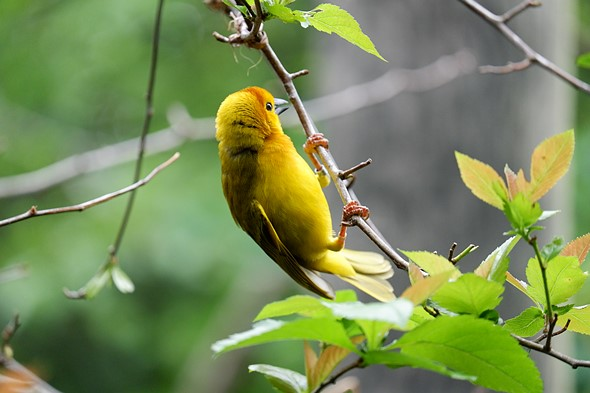
//> input picture opencv_learn/resources/image_2.jpeg, 590 x 393 px
$ ./resize   (built with g++ and OpenCV 4)
//> lines starting //> are read from the running program, lines starting //| are printed output that depends on the picture
// g++ main.cpp -o out -std=c++11 `pkg-config --cflags --libs opencv`
//#include <opencv4/opencv2

#include <opencv4/opencv2/imgcodecs.hpp>
#include <opencv4/opencv2/highgui.hpp>
#include <opencv4/opencv2/imgproc.hpp>
#include <iostream>

using namespace cv;
using namespace std;

// /// Images ////

int main() {
    string path = "../resources/image_2.jpeg";
    Mat img = imread(path);
//> img is the input picture: 393 rows x 590 cols, CV_8UC3; mean B, G, R 88.3, 139.3, 121.2
    Mat imgResize, imgCrop;

    resize(img, imgResize,Size(640,480));
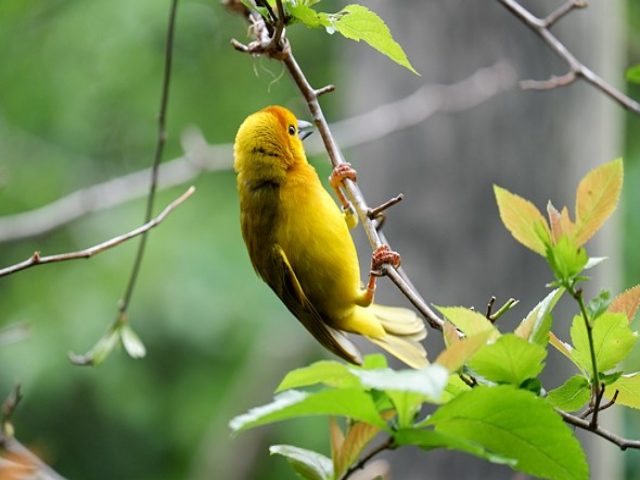
//> imgResize: 480 rows x 640 cols, CV_8UC3; mean B, G, R 88.2, 139.2, 121.1
    Rect roi(100,100,300,250);
    imgCrop = img(roi);
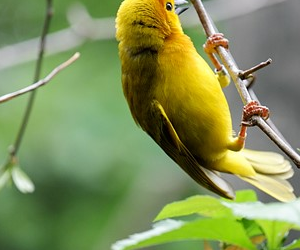
//> imgCrop: 250 rows x 300 cols, CV_8UC3; mean B, G, R 88.7, 144.9, 130.1

    imshow("Image",img);
    imshow("Image_resized",imgResize);
    imshow("Image cropped",imgCrop);
    waitKey(0);
}
